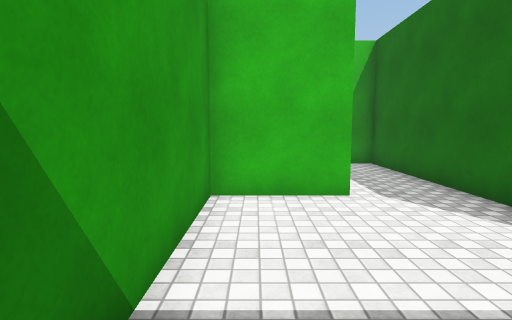
view 1 (above)

20 first-person views from a walk through a Unity game level. The camera is 1.4 m above the floor, tilts 6° down and sees 80° across. The floor is counted in squares, 1 m on a side. Each view is taken from the middle of a square. On the plan, view 1 faces up. The plan holds only what a view shows up to about 14 squares ahead; the rest is blank. The place goes on beyond the plan. The player character is not drawn. Surface patterns are stand-ins for the level's own textures.

view 2
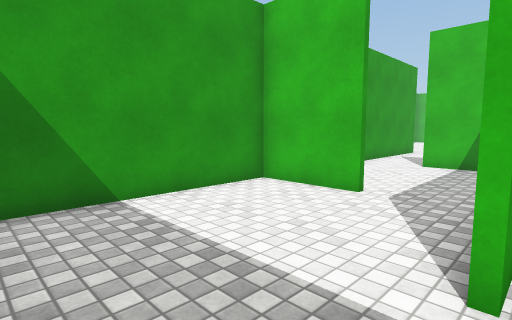

view 3
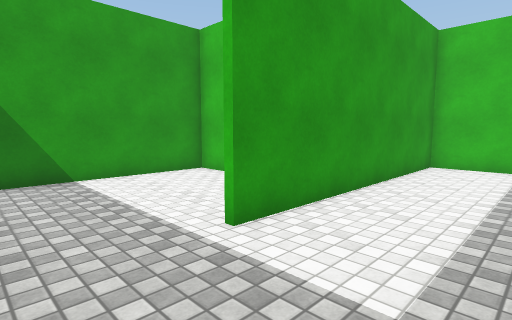

view 4
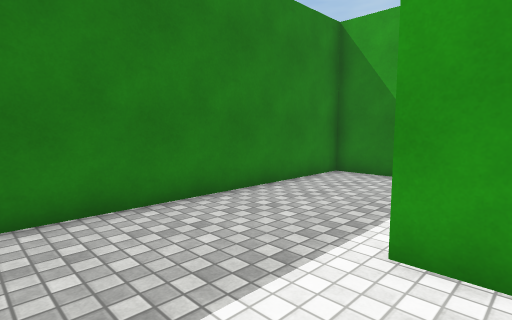

view 5
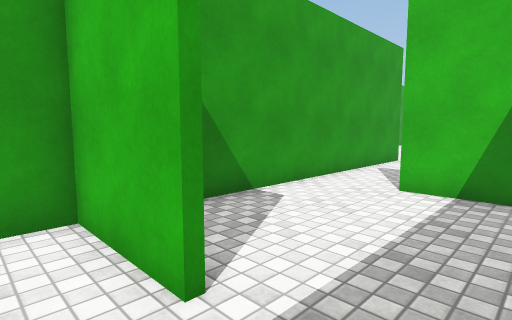

view 6
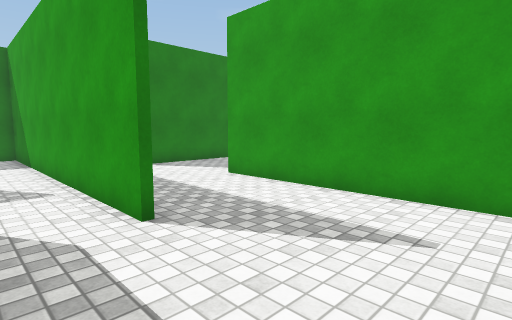

view 7
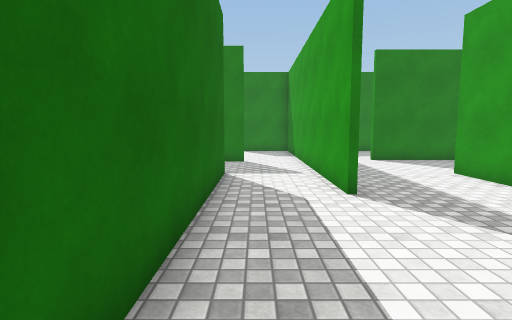

view 8
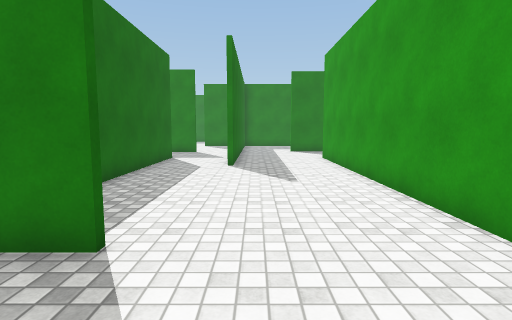

view 9
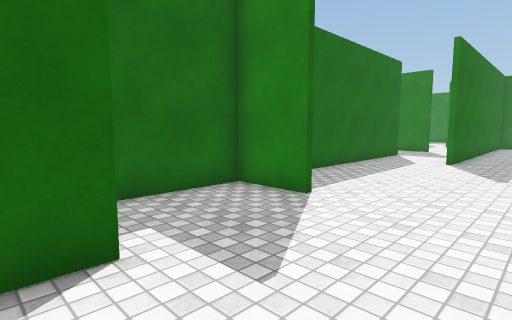

view 10
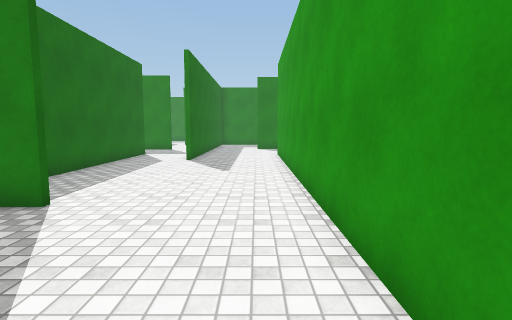

view 11
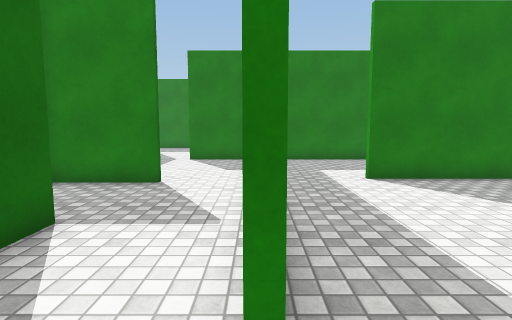

view 12
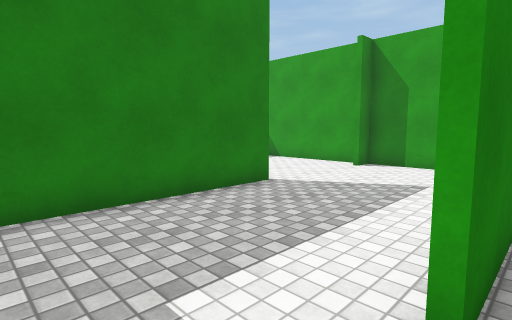

view 13
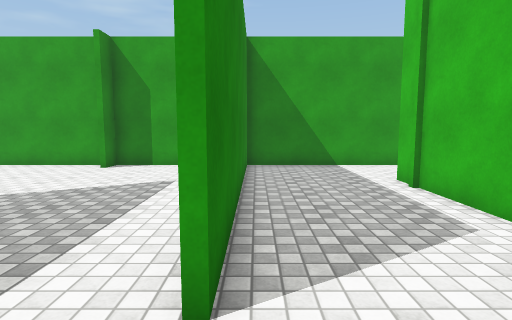

view 14
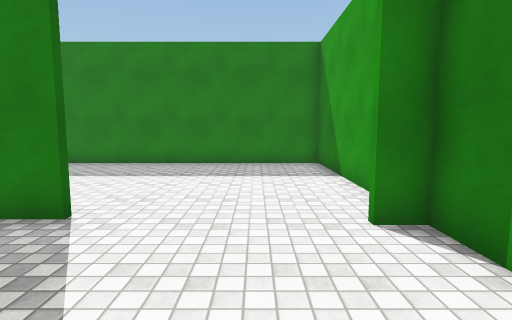

view 15
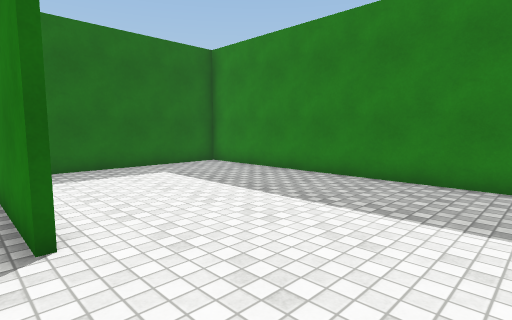

view 16
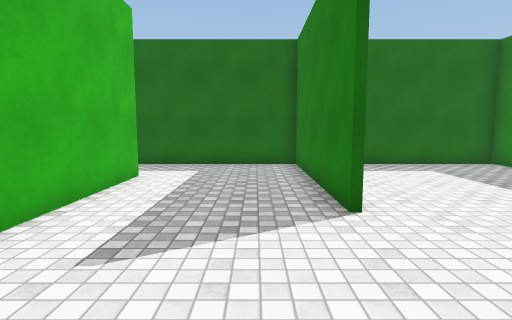

view 17
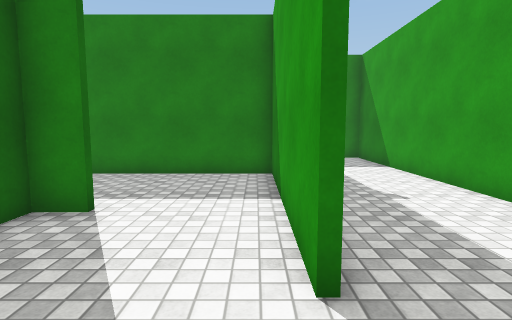

view 18
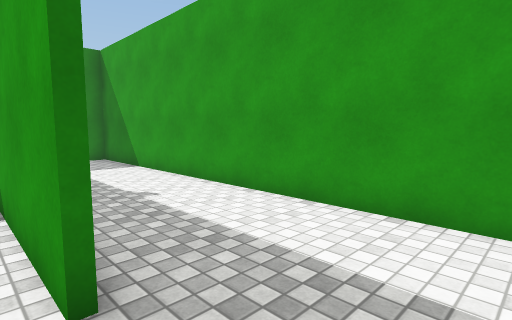

view 19
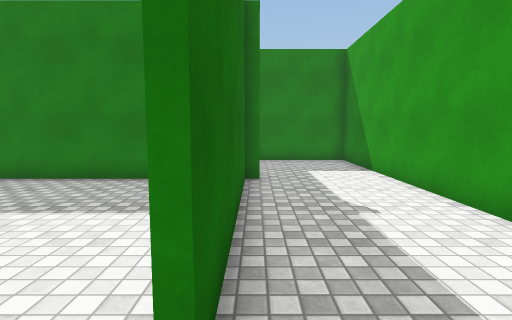

view 20
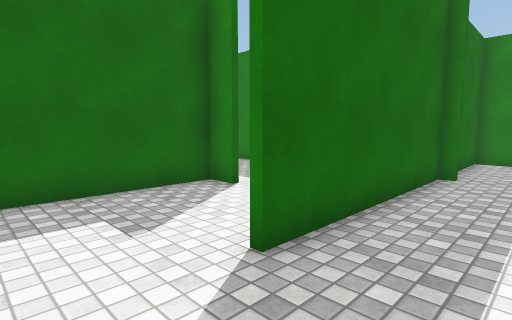

### Floor plan
Points are (right, up) in squares from view 1. A wall is a line through its corners. A room is listed if a view was taken in it or the views show most of it. See-through windows are left out.
Room 1 (views 1, 2, 3, 4, 5)
walls: (4.6, 5.2) (4.6, 12) (1.5, 12); (2, 6.2) (-1.1, 6.2); (-0.9, 6.2) (-0.9, -1.2) (7.6, -1.2); (7, 12) (4.8, 12) (4.8, 2.8); (-0.9, 12.6) (-0.9, 6.4) (2, 6.4)
ways out: opening at (0.5, 12) to room 2
Room 2 (views 6, 7, 8, 9, 10, 11, 12, 13, 14, 15, 16, 17, 18, 19, 20)
walls: (-6.5, 15.8) (-10.2, 15.8); (-10.2, 16) (-9.3, 16) (-9.3, 20.5); (-4, 11.5) (-9, 11.5); (-1.1, 14.9) (-1.1, 18.8); (-13.7, 11.6) (-13.7, 18.6); (-14.1, 11.7) (-4, 11.7); (-8.1, 6.4) (-1.1, 6.4); (-0.9, 18.8) (-0.9, 12.6); (-13.5, 18.6) (-13.5, 11.6); (-13.5, 9.1) (-13.5, 6.6); (1.5, 12.2) (4.2, 12.2); (2, 15.5) (2, 24); (-1.1, 6.2) (-1.1, 12.6); (-13.7, 6.6) (-13.7, 9.5); (-13.5, 6.1) (-13.5, -1.2) (-1.1, -1.2) (-1.1, 5); (-17.8, 20.8) (-17.8, 6.7) (-12.6, 6.7); (-0.2, 26.7) (2, 26.7) (2, 29.9); (-5.2, 30.8) (-5.2, 15.5); (-0.7, 30.8) (-0.7, 31.9)
ways out: opening at (0.5, 12) to room 1

Where each view was taken, in squares from view 1:
view 1: 0 up, 0 right, facing up
view 2: 0 up, 5 right, facing up-left
view 3: 0 up, 8 right, facing up-left
view 4: 4 up, 8 right, facing down-left
view 5: 5 up, 4 right, facing up-left
view 6: 23 up, 1 right, facing down-left
view 7: 25 up, 1 right, facing down
view 8: 30 up, 2 left, facing down
view 9: 32 up, 4 left, facing down-right
view 10: 32 up, 4 left, facing down
view 11: 20 up, 1 left, facing down
view 12: 12 up, 2 left, facing down-left
view 13: 12 up, 2 left, facing left
view 14: 11 up, 11 left, facing down
view 15: 7 up, 12 left, facing down-right
view 16: 8 up, 13 left, facing right
view 17: 21 up, 13 left, facing down
view 18: 21 up, 13 left, facing down-left
view 19: 20 up, 14 left, facing down
view 20: 21 up, 16 left, facing down-right
